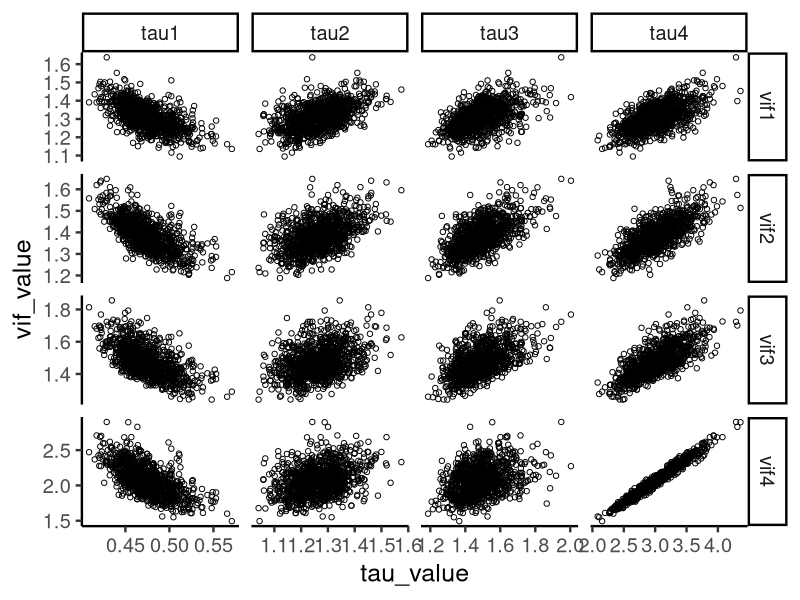

Source code (R):
## ---- chunk 1
library(tidyverse)

theme_set(theme_classic(18) +
            theme(legend.position = "bottom"))
## ---- chunk 2
sim = function(n, gamma){
  v1 = vif1 = NULL
  nExp = 1000
  p = 4
  
  for (l in 1:nExp){
    w = matrix(rnorm(p*n,10,100),n,p)
    x = sqrt(1-gamma^2)*w + gamma*w[,p]
    n1 = as.matrix(rep(1,n))
    X2 <- x-n1%*%colMeans(x)
    s <- as.matrix(sqrt(diag(t(X2) %*% X2)))
    x.norm <- as.matrix(sqrt(diag(t(x) %*% x)))
    Z <- X2[,1]/s[1,] 
    
    for (j in 2:p)   { Z<-as.matrix(cbind(Z,X2[,j]/s[j,])) } ## Standandardisation
    
    v<-as.vector(s/x.norm)
    D<-diag(v)
    Z1<-Z%*%D
    v1p=1/eigen(crossprod(Z1,Z1))$values
    vifp=diag(solve(t(Z1)%*%Z1))
    vifp=vifp[order(vifp)]
    
    v1 <- cbind(v1,v1p)
    vif1 <- cbind(vif1,vifp)
  }
  
  # result = list(
  #   v1 = v1, 
  #   vif1 = vif1
  # )
  
  taudf = t(v1)
  colnames(taudf) = paste0("tau", 1:p)
  rownames(taudf) = paste0("exp", 1:nExp)
  
  vifdf = t(vif1)
  colnames(vifdf) = paste0("vif", 1:p)
  rownames(vifdf) = paste0("exp", 1:nExp)
  
  taudf_long = reshape2::melt(taudf, varnames = c("exp_num", "tau_type"), value.name = "tau_value") %>% tibble::as_tibble()
  vifdf_long = reshape2::melt(vifdf, varnames = c("exp_num", "vif_type"), value.name = "vif_value") %>% tibble::as_tibble()
  
  taudf_nest = taudf_long %>% group_by(exp_num) %>% tidyr::nest()
  vifdf_nest = vifdf_long %>% group_by(exp_num) %>% tidyr::nest()
  
  result = inner_join(taudf_nest, vifdf_nest, by = "exp_num") %>% 
    unnest(data.x, .drop = FALSE) %>% 
    unnest(data.y, .drop = FALSE)

  return(result)
}
## ---- chunk 3
set.seed(1)
tmp = sim(n = 200, gamma = 0.5)

tmp %>% 
  ggplot(aes(x = tau_value, 
             y = vif_value)) +
  geom_point(shape = 1) +
  facet_grid(vif_type ~ tau_type, scales = "free")

## ---- chunk 4
